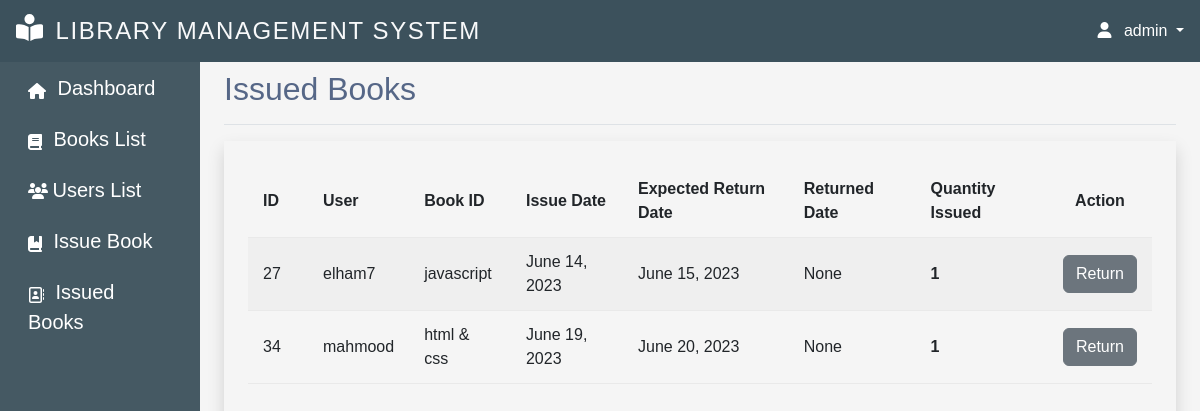
/view-issuebook/all (signed in), run on an earlier commit of the app's database.
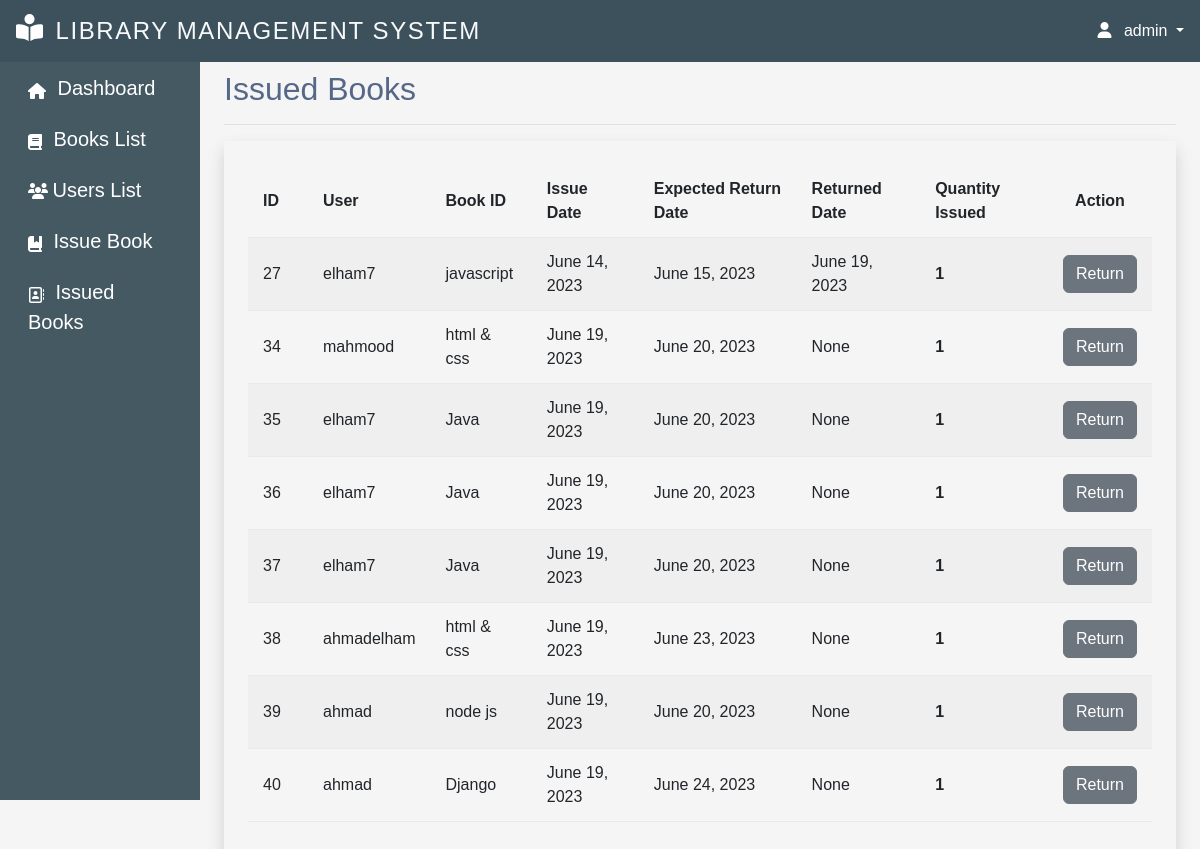
And on a later commit of the database.
### myapp/models.py (models this page shows)
class IssueBook(models.Model):
    user_id = models.ForeignKey(User, on_delete=models.CASCADE)
    book_id = models.ForeignKey(Books, on_delete=models.CASCADE)
    issue_date = models.DateField(auto_now_add=True)
    expected_return_date = models.DateField()
    returned_date = models.DateField(default=None, null=True, blank=True)
    quantity_issued = models.IntegerField(default=1)

class Books(models.Model):
    title = models.CharField(max_length=20)
    description = models.TextField(max_length=100)
    author = models.CharField(max_length=20, null=True, blank=True)
    available_quantity = models.IntegerField(default=0)
    cover_photo = models.ImageField(
        upload_to='images/', null=True, blank=True,  default='images/default.jpg')
    issue_date = models.DateField(auto_now_add=True)
    def __str__(self):
        return self.title
    class Meta:
        ordering = ['issue_date']

### myapp/decorators.py (the view)
        def wrapper_func(request, *args, **kwargs):
            group = None
            if request.user.groups.exists():
                group = request.user.groups.all()[0].name
            if group in allowed_roles:
                return view_func(request, *args, **kwargs)
            else:
                return HttpResponse('Your are not authorized to view this page!')

### myapp/views.py (called while the page is built)
@allowed_users(allowed_roles=['admin'])
@login_required(login_url='login-page')
def ViewIssueBook(request,books):
    if books == "all":
        issuebook = IssueBook.objects.all()
        context = {'issuebook': issuebook,'title':'Issued Books'}
    else:
        today = timezone.now().date()
        total_issued_books_today = IssueBook.objects.filter(issue_date=today)
        context = {'total_issued_books_today': total_issued_books_today, 'title': 'Today\'s Issued Books'}
    return render(request, 'view_issuebook.html', context)

### myapp/templates/view_issuebook.html (shortened to what this page needs)
{% extends 'main.html' %}
{% block title %}{{title}}{% endblock title %}
{% block content %}
<div class="p-4 shadow">
	<table class="table table-striped table-hover">
		<thead>
			<tr>
				<th>ID</th>
                <th>User</th>
				<th>Book ID</th>
				<th>Issue Date</th>
				<th>Expected Return Date</th>
				<th>Returned Date</th>
				<th>Quantity Issued</th>
				<th class="text-center">Action</th>
			</tr>
		</thead>
		<tbody>
			{% if issuebook %}
				{% for book in issuebook %}
				<tr>
					<td>{{book.id}}</td>
					<td>{{book.user_id}}</td>
					<td>{{book.book_id}}</td>
					<td>{{book.issue_date}}</td>
					<td>{{book.expected_return_date}}</td>
					<td>{{book.returned_date}}</td>
					<th>{{book.quantity_issued}}</th>
					<td>
						<button type="button" class="btn btn-secondary" data-bs-toggle="modal" data-bs-target="#exampleModal" data-bs-whatever="@fat" value="{{ book.id }}" onclick="set_from_action(this)">Return</button>
					</td>
				</tr>
				{% endfor %}
			{% else %}
				<tr>
					<td colspan="3">No books issued.</td>
				</tr>
			{% endif %}
		</tbody>
	</table>
</div>
{% endblock content %}

What changed in the data, as far as the page shows it:
changed IssueBook "June 14, 2023": returned_date "None" → "June 19, 2023"
added IssueBook: id "35", user_id "elham7", book_id "Java", issue_date "June 19, 2023", expected_return_date "June 20, 2023", returned_date "None", quantity_issued "1"
added IssueBook: id "36", user_id "elham7", book_id "Java", issue_date "June 19, 2023", expected_return_date "June 20, 2023", returned_date "None", quantity_issued "1"
added IssueBook: id "37", user_id "elham7", book_id "Java", issue_date "June 19, 2023", expected_return_date "June 20, 2023", returned_date "None", quantity_issued "1"
added IssueBook: id "38", user_id "ahmadelham", book_id "html & css", issue_date "June 19, 2023", expected_return_date "June 23, 2023", returned_date "None", quantity_issued "1"
added IssueBook: id "39", user_id "ahmad", book_id "node js", issue_date "June 19, 2023", expected_return_date "June 20, 2023", returned_date "None", quantity_issued "1"
added IssueBook: id "40", user_id "ahmad", book_id "Django", issue_date "June 19, 2023", expected_return_date "June 24, 2023", returned_date "None", quantity_issued "1"
